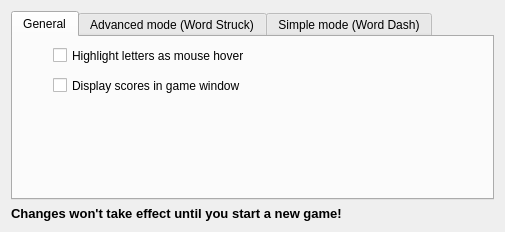
<?xml version="1.0" encoding="UTF-8"?>
<ui version="4.0">
 <class>preferencesForm</class>
 <widget class="QWidget" name="preferencesForm">
  <property name="geometry">
   <rect>
    <x>0</x>
    <y>0</y>
    <width>505</width>
    <height>232</height>
   </rect>
  </property>
  <property name="windowTitle">
   <string>Preferences</string>
  </property>
  <layout class="QGridLayout" name="gridLayout">
   <item row="2" column="0">
    <widget class="QLabel" name="label">
     <property name="text">
      <string>&lt;!DOCTYPE HTML PUBLIC &quot;-//W3C//DTD HTML 4.0//EN&quot; &quot;http://www.w3.org/TR/REC-html40/strict.dtd&quot;&gt;
&lt;html&gt;&lt;head&gt;&lt;meta name=&quot;qrichtext&quot; content=&quot;1&quot; /&gt;&lt;style type=&quot;text/css&quot;&gt;
p, li { white-space: pre-wrap; }
&lt;/style&gt;&lt;/head&gt;&lt;body style=&quot; font-family:'MS Shell Dlg 2'; font-size:8.25pt; font-weight:400; font-style:normal;&quot;&gt;
&lt;p style=&quot; margin-top:0px; margin-bottom:0px; margin-left:0px; margin-right:0px; -qt-block-indent:0; text-indent:0px;&quot;&gt;&lt;span style=&quot; font-size:10pt; font-weight:600;&quot;&gt;Changes won't take effect until you start a new game!&lt;/span&gt;&lt;/p&gt;&lt;/body&gt;&lt;/html&gt;</string>
     </property>
    </widget>
   </item>
   <item row="1" column="0">
    <widget class="QTabWidget" name="tabWidget">
     <property name="currentIndex">
      <number>0</number>
     </property>
     <widget class="QWidget" name="tab_3">
      <attribute name="title">
       <string>General</string>
      </attribute>
      <widget class="QCheckBox" name="checkBoxAutoHighlightTiles">
       <property name="geometry">
        <rect>
         <x>40</x>
         <y>10</y>
         <width>191</width>
         <height>17</height>
        </rect>
       </property>
       <property name="text">
        <string>Highlight letters as mouse hovers</string>
       </property>
      </widget>
      <widget class="QCheckBox" name="checkBoxDisplayScoresInGameWindow">
       <property name="geometry">
        <rect>
         <x>40</x>
         <y>40</y>
         <width>191</width>
         <height>17</height>
        </rect>
       </property>
       <property name="text">
        <string>Display scores in game window</string>
       </property>
      </widget>
     </widget>
     <widget class="QWidget" name="tab_2">
      <attribute name="title">
       <string>Advanced mode (Word Struck)</string>
      </attribute>
      <widget class="QLabel" name="label_5">
       <property name="geometry">
        <rect>
         <x>30</x>
         <y>10</y>
         <width>241</width>
         <height>16</height>
        </rect>
       </property>
       <property name="text">
        <string>Turn bonus tile off after this many tiles are left:</string>
       </property>
      </widget>
      <widget class="QSpinBox" name="spinBoxBonusTurnOff">
       <property name="geometry">
        <rect>
         <x>280</x>
         <y>10</y>
         <width>33</width>
         <height>20</height>
        </rect>
       </property>
       <property name="value">
        <number>10</number>
       </property>
      </widget>
      <widget class="QLabel" name="label_6">
       <property name="geometry">
        <rect>
         <x>150</x>
         <y>40</y>
         <width>121</width>
         <height>20</height>
        </rect>
       </property>
       <property name="text">
        <string>Penalty for bad guess:</string>
       </property>
      </widget>
      <widget class="QSpinBox" name="spinBoxWordStruckPenaltySecs">
       <property name="geometry">
        <rect>
         <x>280</x>
         <y>40</y>
         <width>51</width>
         <height>20</height>
        </rect>
       </property>
       <property name="suffix">
        <string> s.</string>
       </property>
       <property name="value">
        <number>10</number>
       </property>
      </widget>
     </widget>
     <widget class="QWidget" name="tab">
      <attribute name="title">
       <string>Simple mode (Word Dash)</string>
      </attribute>
      <widget class="QSpinBox" name="spinBoxSecondsPerWord">
       <property name="geometry">
        <rect>
         <x>170</x>
         <y>30</y>
         <width>42</width>
         <height>22</height>
        </rect>
       </property>
       <property name="minimum">
        <number>1</number>
       </property>
       <property name="value">
        <number>5</number>
       </property>
      </widget>
      <widget class="QLabel" name="label_2">
       <property name="geometry">
        <rect>
         <x>30</x>
         <y>30</y>
         <width>111</width>
         <height>16</height>
        </rect>
       </property>
       <property name="text">
        <string>Seconds per word</string>
       </property>
      </widget>
      <widget class="QLabel" name="label_3">
       <property name="geometry">
        <rect>
         <x>30</x>
         <y>60</y>
         <width>121</width>
         <height>16</height>
        </rect>
       </property>
       <property name="text">
        <string>Min word length to find:</string>
       </property>
      </widget>
      <widget class="QSpinBox" name="spinBoxMinWordLengthToFind">
       <property name="geometry">
        <rect>
         <x>170</x>
         <y>60</y>
         <width>42</width>
         <height>22</height>
        </rect>
       </property>
       <property name="minimum">
        <number>2</number>
       </property>
       <property name="maximum">
        <number>15</number>
       </property>
       <property name="value">
        <number>5</number>
       </property>
      </widget>
      <widget class="QSpinBox" name="spinBoxMaxWordLengthToFind">
       <property name="geometry">
        <rect>
         <x>170</x>
         <y>90</y>
         <width>42</width>
         <height>22</height>
        </rect>
       </property>
       <property name="minimum">
        <number>2</number>
       </property>
       <property name="maximum">
        <number>15</number>
       </property>
       <property name="value">
        <number>8</number>
       </property>
      </widget>
      <widget class="QLabel" name="label_4">
       <property name="geometry">
        <rect>
         <x>30</x>
         <y>90</y>
         <width>121</width>
         <height>16</height>
        </rect>
       </property>
       <property name="text">
        <string>Max word length to find:</string>
       </property>
      </widget>
      <widget class="QLabel" name="label_7">
       <property name="geometry">
        <rect>
         <x>30</x>
         <y>120</y>
         <width>121</width>
         <height>20</height>
        </rect>
       </property>
       <property name="text">
        <string>Penalty for bad guess:</string>
       </property>
      </widget>
      <widget class="QSpinBox" name="spinBoxWordDashPenaltySecs">
       <property name="geometry">
        <rect>
         <x>170</x>
         <y>120</y>
         <width>51</width>
         <height>20</height>
        </rect>
       </property>
       <property name="suffix">
        <string> s.</string>
       </property>
       <property name="value">
        <number>3</number>
       </property>
      </widget>
     </widget>
    </widget>
   </item>
  </layout>
 </widget>
 <resources/>
 <connections/>
</ui>
